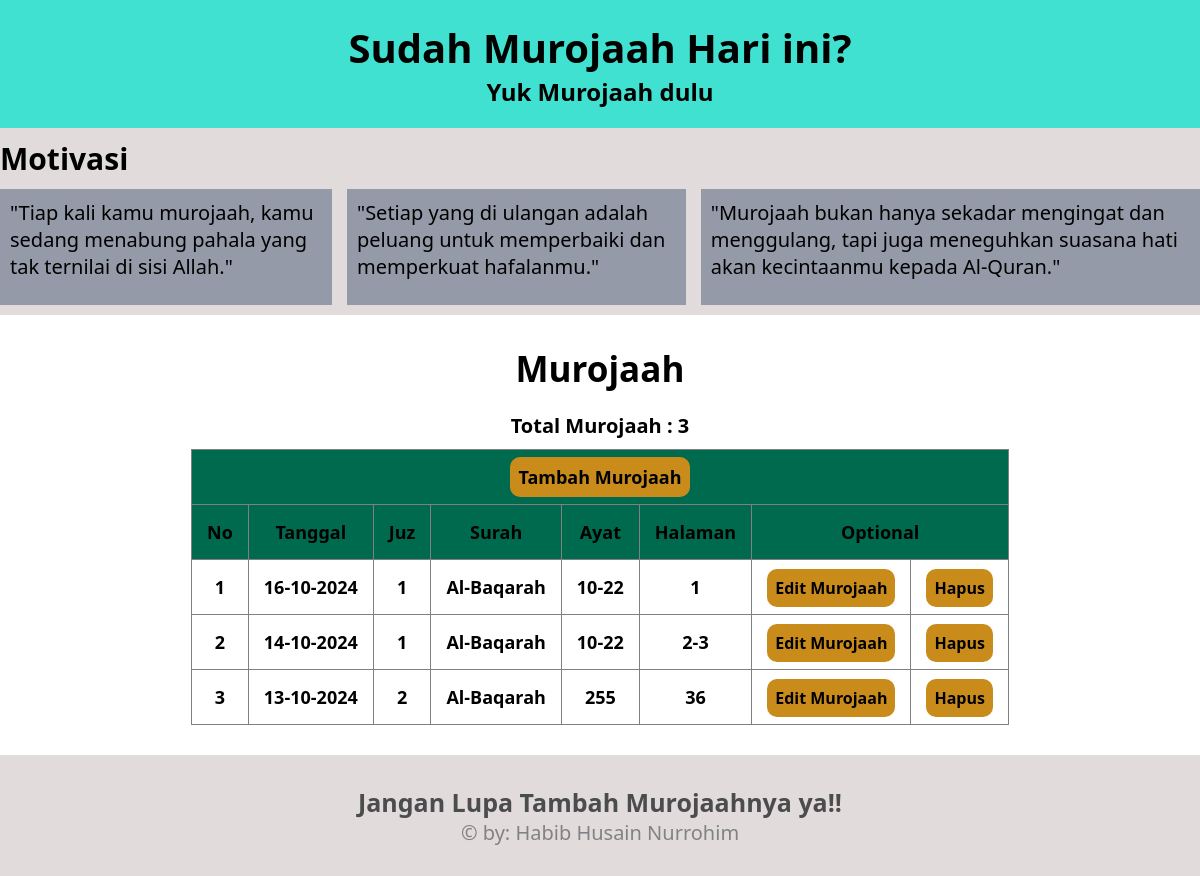
Before: / with the older database file.
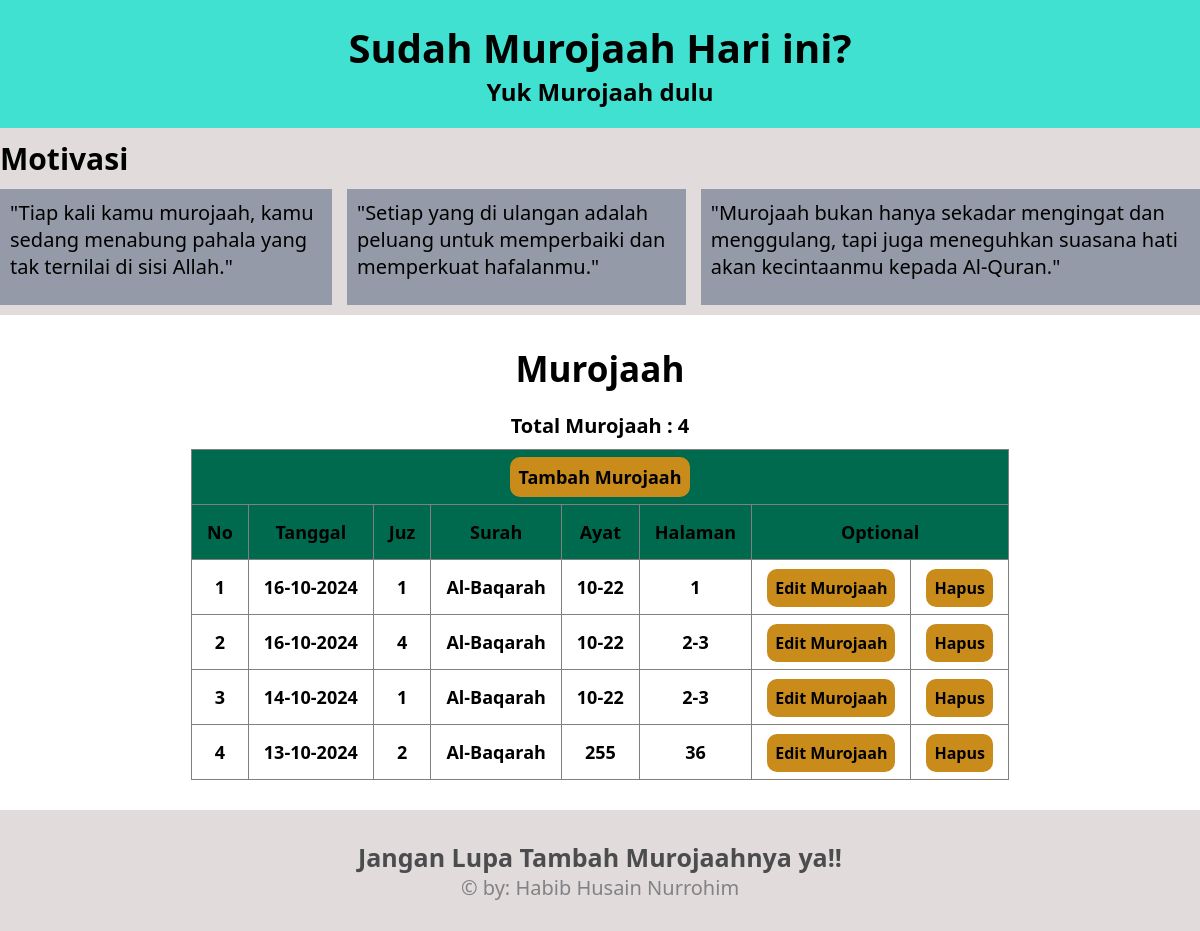
After: the same page with the newer database file.
### tables this page shows
CREATE TABLE murojaah (id INTEGER PRIMARY KEY AUTOINCREMENT, tanggal TEXT NOT NULL ,juz INTEGER NOT NULL,surah TEXT NOT NULL,ayat TEXT NOT NULL,halaman INTEGER NOT NULL);

### function.php (called while the page is built, shortened)
<?php
function database()
{
        $db= new SQLite3("db/db_murojaah.sqlite");
        return $db;
}
function get_total_murojaah() {
    $db = database();
    $hitung_data_murojaah = "SELECT COUNT(*) FROM murojaah";
    $hitung_murojaah = $db->query($hitung_data_murojaah);
    $hitung = $hitung_murojaah->fetchArray();
    return $hitung[0];
}
function tampil_murojaah() {
    $db = database();
    $tampil_murojaah = "SELECT * FROM murojaah ORDER BY tanggal DESC";
    $result = $db->query($tampil_murojaah);
    $murojaah_list = [];
    while ($row = $result->fetchArray()) {
        $murojaah_list[] = $row;
    }
    return $murojaah_list;
}

### index.php (the view, shortened to what this page needs)
<?php
require "function.php";
?>
<!DOCTYPE html>
<html lang="en">
<head>
    <link rel="stylesheet" href="css/style.css">
</head>
<body>
    <nav class="navbar">
        <div class="container">
            <div class="navbar-text">
                <h1>Sudah Murojaah Hari ini?</h1>
                <h2>Yuk Murojaah dulu</h2>
            </div>
        </div>
    </nav>
    <section class="content">
            <div class="content-judul">
                <h2>Motivasi</h2>
            </div>
            <div class="container">
                <div class="content-box">
                    <div class="content-boxes">
                            <h3>"Tiap kali kamu murojaah, kamu sedang menabung pahala yang tak ternilai di sisi Allah."</h3>
                    </div>
                    <div class="content-boxes">
                            <h3>"Setiap yang di ulangan adalah peluang untuk memperbaiki dan memperkuat hafalanmu."</h3>
                    </div>
                    <div class="content-boxes">
                            <h3>"Murojaah bukan hanya sekadar mengingat dan menggulang, tapi juga meneguhkan suasana hati akan kecintaanmu kepada Al-Quran."</h3>
                    </div>
                </div>
            </div>
        </section>
    <div class="box">
            <div class="container">
                <div class="boxes">
                                 <h3>Murojaah</h3>
                                <h4>Total Murojaah : <?php echo get_total_murojaah();?></h4>
                    <table>
                        <thead>
                                <th colspan="8"><a href="tambah_murojaah.php">Tambah Murojaah</a></th>
                            <tr>
                                <th>No</th>
                                <th>Tanggal</th>
                                <th>Juz</th>
                                <th>Surah</th>
                                <th>Ayat</th>
                                <th>Halaman</th>
                                <th colspan="2">Optional</th>
                            </tr>
                        </thead>
                        <tbody>
                        <?php
                        $murojaah_list = tampil_murojaah();
                        $no = 1;
                        foreach ($murojaah_list as $row):
                        ?>
                            <tr>
                                <td><?php echo $no;?></td>
                                <td><?php echo date ('d-m-Y',strtotime($row['tanggal']));?></td>
                                <td><?php echo $row['juz'];?></td>
                                <td><?php echo $row['surah'];?></td>
                                <td><?php echo $row['ayat'];?></td>
                                <td><?php echo $row['halaman'];?></td>
                                <td><a href="edit_murojaah.php?id=<?php echo $row['id'];?>">Edit Murojaah</a></td>
                                <td><a href="hapus_murojaah.php?id=<?php echo $row['id'];?>" onclick="return confirm('Yakin Mau Menghapus Murojaah ini ???')">Hapus</a></td>
                            </tr>
                            <?php
                            $no++;
                            endforeach;
                            ?>
                        </tbody>
                    </table>
                </div>
            </div>
        </div>
        <footer class="copy">
            <div class="copy-box">
                <div class="copy-boxes">
                <h3>Jangan Lupa Tambah Murojaahnya ya!!</h3>
                <p>&copy; by: Habib Husain Nurrohim </p>
                </div>
            </div>
        </footer>
</body>
</html>

### css/style.css (style rules this page uses)
* { padding: 0; margin: 0; font-family: system-ui, -apple-system, BlinkMacSystemFont, 'Segoe UI', Roboto, Oxygen, Ubuntu, Cantarell, 'Open Sans', 'Helvetica Neue', sans-serif; }
.container { max-width: 12080px; margin: auto; }
.navbar { background-color: rgb(64, 225, 208); text-align: center; padding: 20px; }
.navbar-text h1 { font-size: 40px; }
.box { left: 0; right: 0; position: relative; padding: 10px 0; }
.boxes { justify-content: center; align-items: center; }
.boxes table { border-collapse: collapse; max-width: 1000px; margin: auto; }
.boxes h3 { text-align: center; font-size: 35px; padding: 20px; }
.boxes h4 { text-align: center; font-size: 20px; margin-bottom: 10px; }
.boxes a { background-color: rgb(201, 140, 27); text-decoration: none; padding: 8px; border-radius: 10px; color: black; }
.boxes td, th { padding: 15px; text-align: center; border: 1px solid rgb(131, 127, 127); font-size: 18px; font-weight: bold; }
.boxes td a { font-size: 16px; }
.boxes th { background-color: rgb(0, 106, 78); }
.content { padding: 10px 0; background-color:#e2dbdb; }
.content-box { display: flex; }
.content-boxes { background-color: #949aa7; padding: 10px; }
.content-judul h2 { font-size: 30px; margin-bottom: 10px; }
.content .content-box .content-boxes:not(:first-child) { margin-left: 15px; }
.content-box h3 { margin-bottom: 15px; font-size: 20px; font-weight: normal; }
.copy { background-color: #e2dbdb; position: relative; left: 0; right: 0; padding: 30px; text-align: center; margin-top: 20px; }
.copy-box { align-items: center; justify-content: center; margin: auto; }
.copy-boxes p { font-size: 20px; font-weight: normal; color: #808285; }
.copy-boxes h3 { text-decoration: none; font-size: 25px; color: #4b4c4e; }

Changed rows visible on the page:
added murojaah: tanggal "16-10-2024", juz "4", surah "Al-Baqarah", ayat "10-22", halaman "2-3"
Other visible differences:
get_total_murojaah(): "3" → "4"
